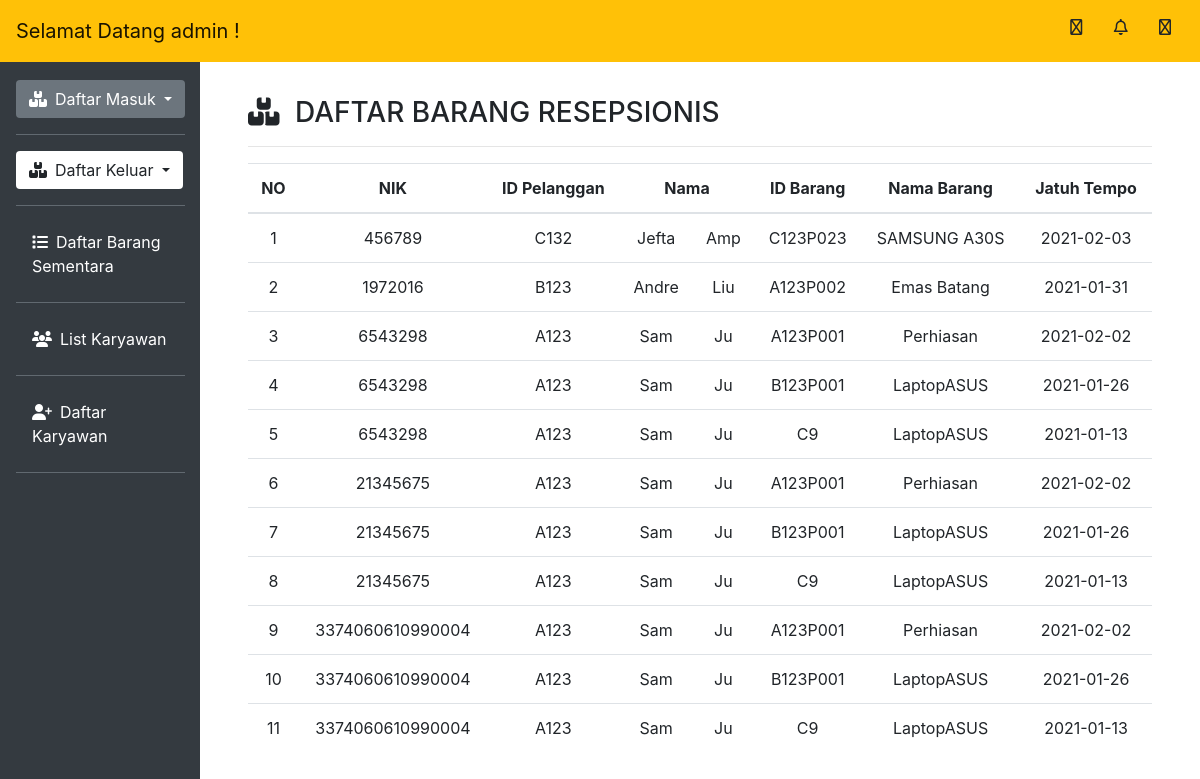
The app's page /admin_daftar_resep.php (signed in), older data.
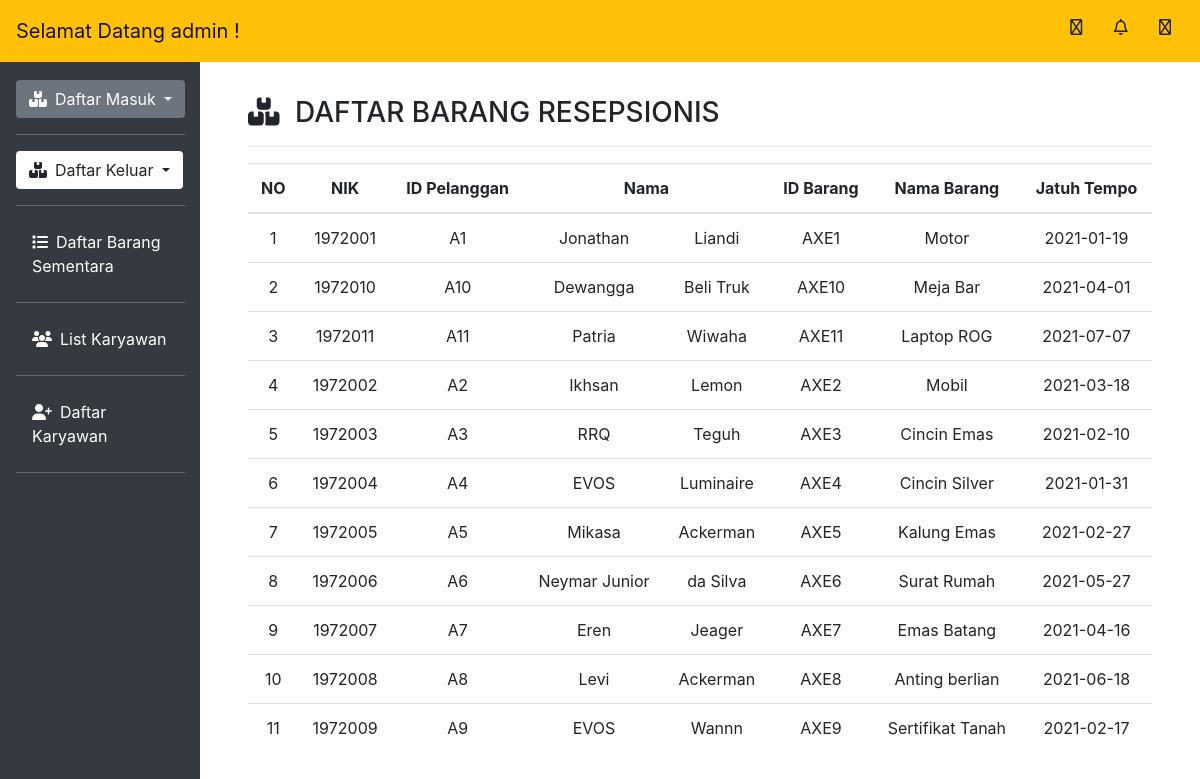
The same page, newer data.
### tables this page shows
CREATE TABLE `resepsionis_masuk` (
  `NIK` bigint(18) NOT NULL,
  `idPelanggan` varchar(10) NOT NULL,
  `namaDepan` varchar(255) NOT NULL,
  `namaBelakang` varchar(255) NOT NULL,
  `Alamat` text NOT NULL,
  `noTlp` int(255) NOT NULL,
  `noRekening` int(15) DEFAULT NULL
);

CREATE TABLE `resepsionis_barang` (
  `idBarang` varchar(10) NOT NULL,
  `idPelanggan` varchar(10) NOT NULL,
  `kodeKatBarang` varchar(11) NOT NULL,
  `namaBarang` text NOT NULL,
  `harga` int(10) NOT NULL,
  `tglMasuk` date NOT NULL,
  `jatuhTempo` date NOT NULL
);

### admin_daftar_resep.php (the view, shortened to what this page needs)
<!DOCTYPE html>
<html lang="en">
<body>
   <?php
   include_once 'header.php';
   include_once 'includes/database.php';
   $result= mysqli_query ($conn, "SELECT resepsionis_masuk.NIK, resepsionis_masuk.idPelanggan , resepsionis_masuk.namaDepan, resepsionis_masuk.namaBelakang,
   resepsionis_barang.idBarang, resepsionis_barang.namaBarang, resepsionis_barang.jatuhTempo  FROM resepsionis_masuk
   RIGHT JOIN resepsionis_barang ON resepsionis_masuk.idPelanggan = resepsionis_barang.idPelanggan");
   ?>
   <div class="col-md-10 p-5 pt-2">
      <h3><i class="fas fa-boxes mr-2"></i> DAFTAR BARANG RESEPSIONIS</h3>
      <hr>
      <table class="table table-hover text-center">
         <thead>
            <tr>
               <th scope="col">NO</th>
               <th scope="col">NIK</th>
               <th scope="col">ID Pelanggan</th>
               <th colspan="2" scope="col">Nama</th>
               <th scope="col">ID Barang</th>
               <th scope="col">Nama Barang</th>
               <th scope="col">Jatuh Tempo</th>
            </tr>
         </thead>
         <tbody>
            <?php $i = 1; ?>
               <?php while ($row = mysqli_fetch_assoc($result)) : ?>
            <tr>
               <td scope="row"><?= $i; ?></td>
               <td><?= $row["NIK"]; ?></td>
               <td><?= $row["idPelanggan"]; ?></td>
               <td><?= $row["namaDepan"]; ?></td>
               <td><?= $row["namaBelakang"]; ?></td>
               <td><?= $row["idBarang"]; ?></td>
               <td><?= $row["namaBarang"]; ?></td>
               <td><?= $row["jatuhTempo"]; ?></td>
            </tr>
            <?php $i++; ?>
               <?php endwhile; ?>
         </tbody>
      </table>
   </div>
</body>
</html>

Row changes from the older to the newer data that the page shows:
removed resepsionis_masuk: NIK "456789", idPelanggan "C132", namaDepan "Jefta", namaBelakang "Amp", resepsionis_barang.idBarang "C123P023", resepsionis_barang.namaBarang "SAMSUNG A30S", resepsionis_barang.jatuhTempo "2021-02-03"
removed resepsionis_masuk: NIK "1972016", idPelanggan "B123", namaDepan "Andre", namaBelakang "Liu", resepsionis_barang.idBarang "A123P002", resepsionis_barang.namaBarang "Emas Batang", resepsionis_barang.jatuhTempo "2021-01-31"
removed resepsionis_masuk: NIK "6543298", idPelanggan "A123", namaDepan "Sam", namaBelakang "Ju", resepsionis_barang.idBarang "A123P001", resepsionis_barang.namaBarang "Perhiasan", resepsionis_barang.jatuhTempo "2021-02-02", resepsionis_barang.idBarang "B123P001", resepsionis_barang.namaBarang "LaptopASUS", resepsionis_barang.jatuhTempo "2021-01-26", resepsionis_barang.idBarang "C9", resepsionis_barang.jatuhTempo "2021-01-13"
removed resepsionis_masuk: NIK "21345675", idPelanggan "A123", namaDepan "Sam", namaBelakang "Ju", resepsionis_barang.idBarang "A123P001", resepsionis_barang.namaBarang "Perhiasan", resepsionis_barang.jatuhTempo "2021-02-02", resepsionis_barang.idBarang "B123P001", resepsionis_barang.namaBarang "LaptopASUS", resepsionis_barang.jatuhTempo "2021-01-26", resepsionis_barang.idBarang "C9", resepsionis_barang.jatuhTempo "2021-01-13"
removed resepsionis_masuk: NIK "3374060610990004", idPelanggan "A123", namaDepan "Sam", namaBelakang "Ju", resepsionis_barang.idBarang "A123P001", resepsionis_barang.namaBarang "Perhiasan", resepsionis_barang.jatuhTempo "2021-02-02", resepsionis_barang.idBarang "B123P001", resepsionis_barang.namaBarang "LaptopASUS", resepsionis_barang.jatuhTempo "2021-01-26", resepsionis_barang.idBarang "C9", resepsionis_barang.jatuhTempo "2021-01-13"
added resepsionis_masuk: NIK "1972001", idPelanggan "A1", namaDepan "Jonathan", namaBelakang "Liandi", resepsionis_barang.idBarang "AXE1", resepsionis_barang.namaBarang "Motor", resepsionis_barang.jatuhTempo "2021-01-19"
added resepsionis_masuk: NIK "1972010", idPelanggan "A10", namaDepan "Dewangga", namaBelakang "Beli Truk", resepsionis_barang.idBarang "AXE10", resepsionis_barang.namaBarang "Meja Bar", resepsionis_barang.jatuhTempo "2021-04-01"
added resepsionis_masuk: NIK "1972011", idPelanggan "A11", namaDepan "Patria", namaBelakang "Wiwaha", resepsionis_barang.idBarang "AXE11", resepsionis_barang.namaBarang "Laptop ROG", resepsionis_barang.jatuhTempo "2021-07-07"
added resepsionis_masuk: NIK "1972002", idPelanggan "A2", namaDepan "Ikhsan", namaBelakang "Lemon", resepsionis_barang.idBarang "AXE2", resepsionis_barang.namaBarang "Mobil", resepsionis_barang.jatuhTempo "2021-03-18"
added resepsionis_masuk: NIK "1972003", idPelanggan "A3", namaDepan "RRQ", namaBelakang "Teguh", resepsionis_barang.idBarang "AXE3", resepsionis_barang.namaBarang "Cincin Emas", resepsionis_barang.jatuhTempo "2021-02-10"
added resepsionis_masuk: NIK "1972004", idPelanggan "A4", namaDepan "EVOS", namaBelakang "Luminaire", resepsionis_barang.idBarang "AXE4", resepsionis_barang.namaBarang "Cincin Silver", resepsionis_barang.jatuhTempo "2021-01-31"
added resepsionis_masuk: NIK "1972005", idPelanggan "A5", namaDepan "Mikasa", namaBelakang "Ackerman", resepsionis_barang.idBarang "AXE5", resepsionis_barang.namaBarang "Kalung Emas", resepsionis_barang.jatuhTempo "2021-02-27"
added resepsionis_masuk: NIK "1972006", idPelanggan "A6", namaDepan "Neymar Junior", namaBelakang "da Silva", resepsionis_barang.idBarang "AXE6", resepsionis_barang.namaBarang "Surat Rumah", resepsionis_barang.jatuhTempo "2021-05-27"
added resepsionis_masuk: NIK "1972007", idPelanggan "A7", namaDepan "Eren", namaBelakang "Jeager", resepsionis_barang.idBarang "AXE7", resepsionis_barang.namaBarang "Emas Batang", resepsionis_barang.jatuhTempo "2021-04-16"
added resepsionis_masuk: NIK "1972008", idPelanggan "A8", namaDepan "Levi", namaBelakang "Ackerman", resepsionis_barang.idBarang "AXE8", resepsionis_barang.namaBarang "Anting berlian", resepsionis_barang.jatuhTempo "2021-06-18"
added resepsionis_masuk: NIK "1972009", idPelanggan "A9", namaDepan "EVOS", namaBelakang "Wannn", resepsionis_barang.idBarang "AXE9", resepsionis_barang.namaBarang "Sertifikat Tanah", resepsionis_barang.jatuhTempo "2021-02-17"
